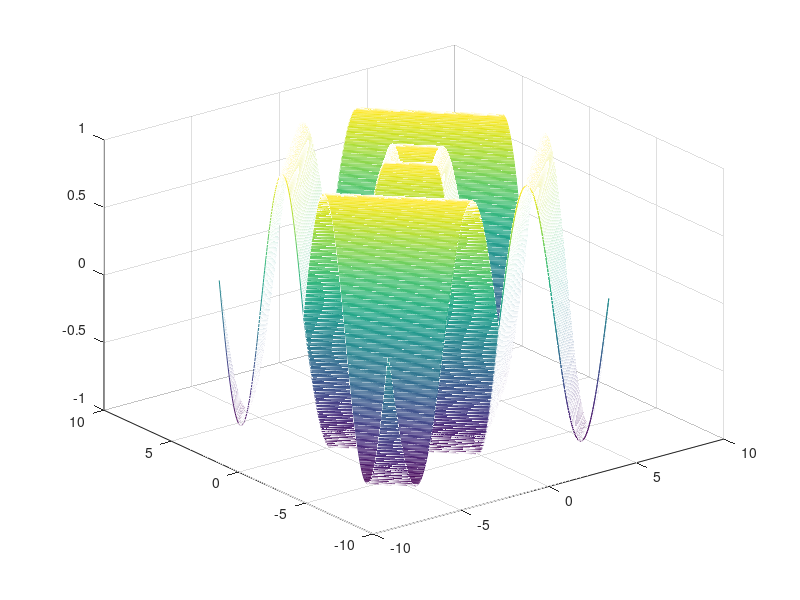
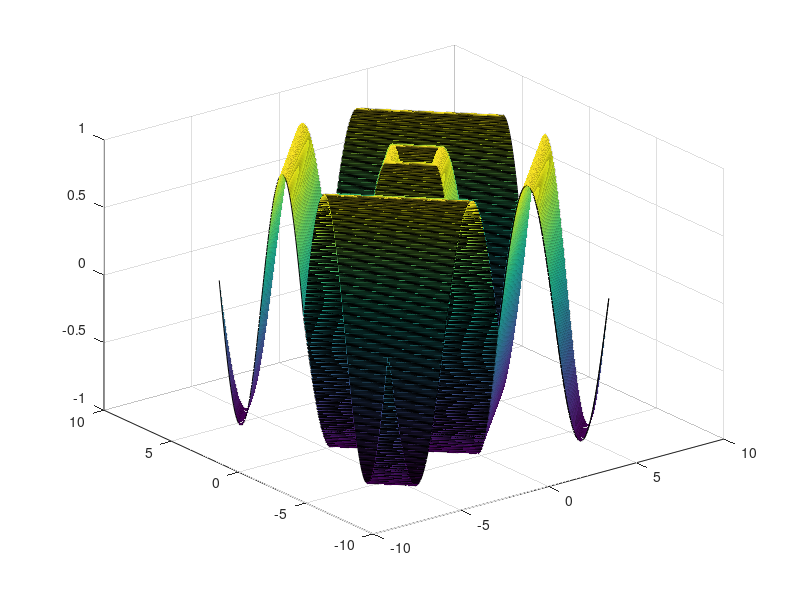
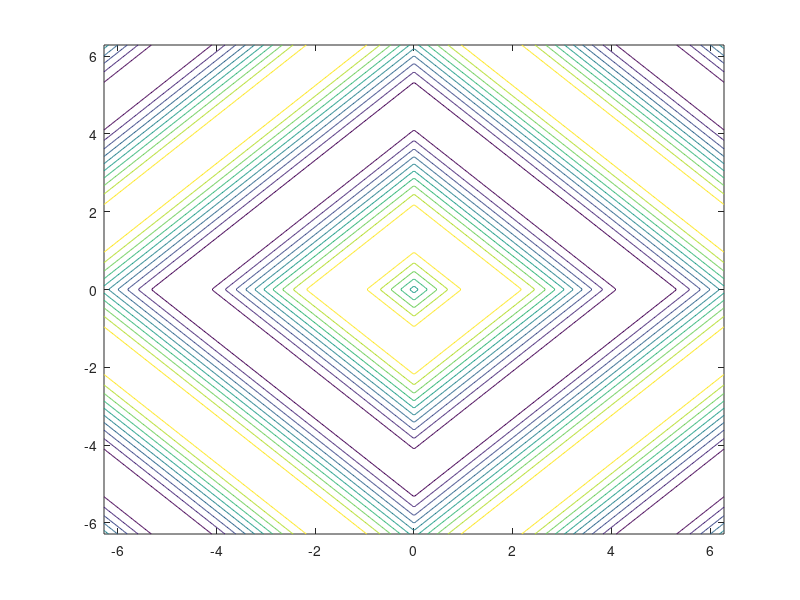

Recreate these plots in MATLAB, in order.
x = linspace(-2*pi,2*pi,400);
y = x;
[X,Y] = meshgrid(x,y);
F = sin(abs(X)+abs(Y));
mesh(X,Y,F);
figure
surf(X,Y,F);
figure
contour(X,Y,F);